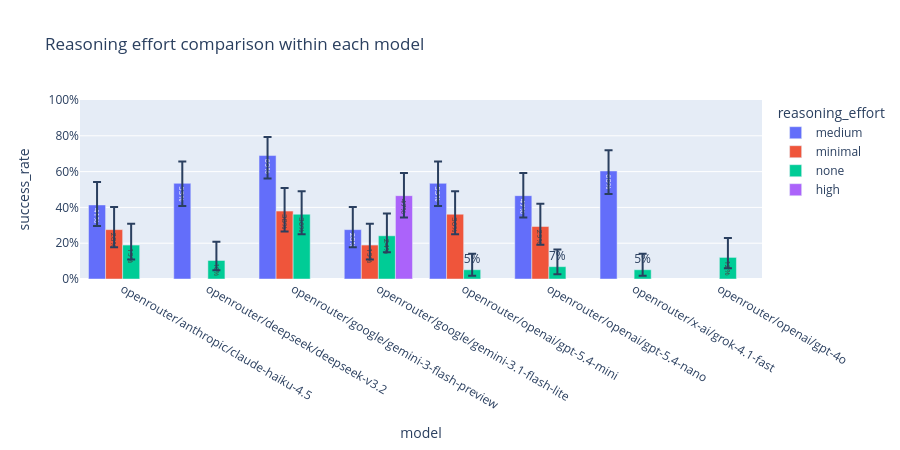

The code cell stored with this chart in its notebook:
### Markdown cell above
### 1b. Reasoning-effort comparison (within model)

Bars are grouped per model so you can read off the marginal effect of changing `reasoning_effort` while holding the underlying model fixed.

### Code cell
reasoning_compare = summary.copy()
reasoning_compare["reasoning_effort"] = reasoning_compare["reasoning_effort"].fillna("unset")

fig = px.bar(
    reasoning_compare.sort_values(["model", "reasoning_effort"]),
    x="model",
    y="success_rate",
    color="reasoning_effort",
    barmode="group",
    error_y="err_plus",
    error_y_minus="err_minus",
    text=reasoning_compare["success_rate"].map(lambda v: f"{v:.0%}"),
    title="Reasoning effort comparison within each model",
    hover_data=["model_variant", "n_rows", "n_passed", "ci_low", "ci_high"],
)
fig.update_layout(yaxis_tickformat=",.0%", yaxis_range=[0, 1], width=900, height=450)
fig.write_image(PLOTS_DIR / "02_reasoning_effort_compare.png", scale=2)
fig.show()

### Figure 1 — Plotly figure (JSON) as saved in the notebook; plotly's stock layout.template omitted (floating-point values rounded to 4 significant figures)
{"data": [{"alignmentgroup": "True", "customdata": [["claude-haiku-4.5 [medium]", 58, 24, 0.2963, 0.542], ["deepseek-v3.2 [medium]", 58, 31, 0.408, 0.6567], ["gemini-3-flash-preview [medium]", 58, 40, 0.562, 0.7938], ["gemini-3.1-flash-lite [medium]", 58, 16, 0.1775, 0.402], ["gpt-5.4-mini [medium]", 58, 31, 0.408, 0.6567], ["gpt-5.4-nano [medium]", 58, 27, 0.3433, 0.592], ["grok-4.1-fast [medium]", 58, 35, 0.4749, 0.7191]], "error_y": {"array": [0.1282, 0.1222, 0.1041, 0.1262, 0.1222, 0.1265, 0.1157], "arrayminus": [0.1175, 0.1265, 0.1277, 0.09834, 0.1265, 0.1222, 0.1285]}, "hovertemplate": "reasoning_effort=medium<br>model=%{x}<br>success_rate=%{y}<br>text=%{text}<br>model_variant=%{customdata[0]}<br>n_rows=%{customdata[1]}<br>n_passed=%{customdata[2]}<br>ci_low=%{customdata[3]}<br>ci_high=%{customdata[4]}<extra></extra>", "legendgroup": "medium", "marker": {"color": "#636efa", "pattern": {"shape": ""}}, "name": "medium", "offsetgroup": "medium", "orientation": "v", "showlegend": true, "text": ["41%", "53%", "69%", "28%", "53%", "47%", "60%"], "textposition": "auto", "type": "bar", "x": ["openrouter/anthropic/claude-haiku-4.5", "openrouter/deepseek/deepseek-v3.2", "openrouter/google/gemini-3-flash-preview", "openrouter/google/gemini-3.1-flash-lite", "openrouter/openai/gpt-5.4-mini", "openrouter/openai/gpt-5.4-nano", "openrouter/x-ai/grok-4.1-fast"], "xaxis": "x", "y": [0.4138, 0.5345, 0.6897, 0.2759, 0.5345, 0.4655, 0.6034], "yaxis": "y"}, {"alignmentgroup": "True", "customdata": [["claude-haiku-4.5 [minimal]", 58, 16, 0.1775, 0.402], ["gemini-3-flash-preview [minimal]", 58, 22, 0.2656, 0.508], ["gemini-3.1-flash-lite [minimal]", 58, 11, 0.1093, 0.3085], ["gpt-5.4-mini [minimal]", 58, 21, 0.2505, 0.4907], ["gpt-5.4-nano [minimal]", 58, 17, 0.1918, 0.4201]], "error_y": {"array": [0.1262, 0.1287, 0.1189, 0.1287, 0.127], "arrayminus": [0.09834, 0.1137, 0.08031, 0.1115, 0.1013]}, "hovertemplate": "reasoning_effort=minimal<br>model=%{x}<br>success_rate=%{y}<br>text=%{text}<br>model_variant=%{customdata[0]}<br>n_rows=%{customdata[1]}<br>n_passed=%{customdata[2]}<br>ci_low=%{customdata[3]}<br>ci_high=%{customdata[4]}<extra></extra>", "legendgroup": "minimal", "marker": {"color": "#EF553B", "pattern": {"shape": ""}}, "name": "minimal", "offsetgroup": "minimal", "orientation": "v", "showlegend": true, "text": ["28%", "38%", "19%", "36%", "29%"], "textposition": "auto", "type": "bar", "x": ["openrouter/anthropic/claude-haiku-4.5", "openrouter/google/gemini-3-flash-preview", "openrouter/google/gemini-3.1-flash-lite", "openrouter/openai/gpt-5.4-mini", "openrouter/openai/gpt-5.4-nano"], "xaxis": "x", "y": [0.2759, 0.3793, 0.1897, 0.3621, 0.2931], "yaxis": "y"}, {"alignmentgroup": "True", "customdata": [["claude-haiku-4.5 [none]", 58, 11, 0.1093, 0.3085], ["deepseek-v3.2 [none]", 58, 6, 0.04828, 0.2079], ["gemini-3-flash-preview [none]", 58, 21, 0.2505, 0.4907], ["gemini-3.1-flash-lite [none]", 58, 14, 0.1496, 0.3653], ["gpt-4o [none]", 58, 7, 0.05971, 0.2288], ["gpt-5.4-mini [none]", 58, 3, 0.01775, 0.1414], ["gpt-5.4-nano [none]", 58, 4, 0.02714, 0.1643], ["grok-4.1-fast [none]", 58, 3, 0.01775, 0.1414]], "error_y": {"array": [0.1189, 0.1044, 0.1287, 0.1239, 0.1081, 0.08967, 0.09537, 0.08967], "arrayminus": [0.08031, 0.05517, 0.1115, 0.09179, 0.06098, 0.03398, 0.04182, 0.03398]}, "hovertemplate": "reasoning_effort=none<br>model=%{x}<br>success_rate=%{y}<br>text=%{text}<br>model_variant=%{customdata[0]}<br>n_rows=%{customdata[1]}<br>n_passed=%{customdata[2]}<br>ci_low=%{customdata[3]}<br>ci_high=%{customdata[4]}<extra></extra>", "legendgroup": "none", "marker": {"color": "#00cc96", "pattern": {"shape": ""}}, "name": "none", "offsetgroup": "none", "orientation": "v", "showlegend": true, "text": ["19%", "10%", "36%", "24%", "12%", "5%", "7%", "5%"], "textposition": "auto", "type": "bar", "x": ["openrouter/anthropic/claude-haiku-4.5", "openrouter/deepseek/deepseek-v3.2", "openrouter/google/gemini-3-flash-preview", "openrouter/google/gemini-3.1-flash-lite", "openrouter/openai/gpt-4o", "openrouter/openai/gpt-5.4-mini", "openrouter/openai/gpt-5.4-nano", "openrouter/x-ai/grok-4.1-fast"], "xaxis": "x", "y": [0.1897, 0.1034, 0.3621, 0.2414, 0.1207, 0.05172, 0.06897, 0.05172], "yaxis": "y"}, {"alignmentgroup": "True", "customdata": [["gemini-3.1-flash-lite [high]", 58, 27, 0.3433, 0.592]], "error_y": {"array": [0.1265], "arrayminus": [0.1222]}, "hovertemplate": "reasoning_effort=high<br>model=%{x}<br>success_rate=%{y}<br>text=%{text}<br>model_variant=%{customdata[0]}<br>n_rows=%{customdata[1]}<br>n_passed=%{customdata[2]}<br>ci_low=%{customdata[3]}<br>ci_high=%{customdata[4]}<extra></extra>", "legendgroup": "high", "marker": {"color": "#ab63fa", "pattern": {"shape": ""}}, "name": "high", "offsetgroup": "high", "orientation": "v", "showlegend": true, "text": ["47%"], "textposition": "auto", "type": "bar", "x": ["openrouter/google/gemini-3.1-flash-lite"], "xaxis": "x", "y": [0.4655], "yaxis": "y"}], "layout": {"barmode": "group", "height": 450, "legend": {"title": {"text": "reasoning_effort"}, "tracegroupgap": 0}, "title": {"text": "Reasoning effort comparison within each model"}, "width": 900, "xaxis": {"anchor": "y", "domain": [0, 1], "title": {"text": "model"}}, "yaxis": {"anchor": "x", "domain": [0, 1], "range": [0, 1], "tickformat": ",.0%", "title": {"text": "success_rate"}}}}
